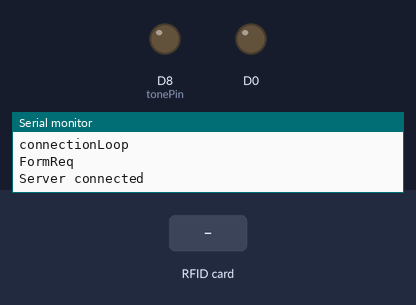
The sketch below on a simulated ESP8266 (NodeMCU). On the bench: output pins drawn as LEDs (lit = HIGH), the last lines printed to the serial monitor. The inputs (shaded band) are chosen by the test bench. WiFi joins after 1.5 s; servers stay silent unless stated; uploads are accepted with an empty reply.

Above: at 3.0 s.
3.1 s: RFID card 5E 7A 19 C4 held to the reader
At 3.65 s:
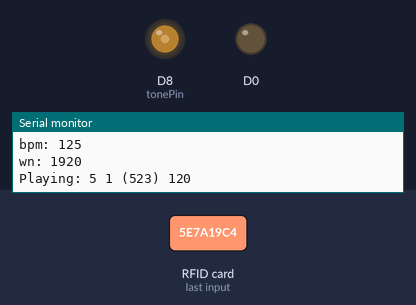
Timing chart, 0 to 6.1 s (numbered marks = the images above; inputs shaded):
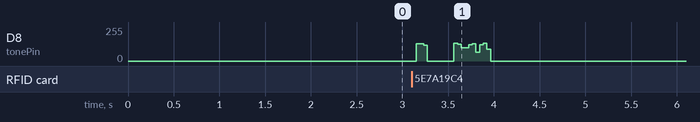

The sketch:

Carson.ino
```cpp
#include <ESP8266WiFi.h>
#include <ESP8266WebServer.h>
#include <ArduinoJson.h>
#include <SPI.h>
#include <MFRC522.h>

#include "ServerMgr.h"
#include "RFIDMgr.h"
#include "LockMgr.h"
#include "SoundMgr.h"
#include "TimerMgr.h"

ServerMgr* m_server;
RFIDMgr* m_rfid;
LockMgr* m_lock;
SoundMgr* m_sound;
TimerMgr* m_timer;

ESP8266WebServer server(80);

char MacAddress[24];

void doMessage()
{
  if(strcmp(server.arg(0).c_str(), "lock") == 0)
    m_lock->changeLockState(LOCK);

  else if(strcmp(server.arg(0).c_str(), "unlock") == 0)
    m_lock->changeLockState(UNLOCK);

  else if(strcmp(server.arg(0).c_str(), "pulse_unlock") == 0)
    m_lock->changeLockState(PULSE_UNLOCK);

  else if(strcmp(server.arg(0).c_str(), "long_pulse_unlock") == 0)
    m_lock->changeLockState(LONG_PULSE_UNLOCK);

  else
  {
    server.send (200, "text/html","false");
    return;
  }

  server.send (200, "text/html","true");
}

void setup()
{
    Serial.begin(115200);
    delay(10);
    Serial.print("\nInitialized");

    m_timer = new TimerMgr();
    m_server = new ServerMgr("192.168.2.250", 6969);
    m_rfid = new RFIDMgr();
    m_sound = new SoundMgr();
    m_lock = new LockMgr(D0,m_timer);

    m_lock->changeLockState(LOCK);

    server.on("/Message", doMessage);
    server.begin();

    InitCtrl();
}

void InitCtrl()
{
  uint8_t mac[6];
  WiFi.macAddress(mac);

  sprintf(MacAddress, "%d.%d.%d.%d.%d.%d", mac[0], mac[1], mac[2], mac[3], mac[4], mac[4]);

  StaticJsonBuffer<200> jsonBuffer;
  JsonObject& root = jsonBuffer.createObject();
  root["Type"] = "Init";
  root["CtrlID"] = MacAddress;

  char myIpString[24];
  IPAddress myIp = WiFi.localIP();
  sprintf(myIpString, "%d.%d.%d.%d", myIp[0], myIp[1], myIp[2], myIp[3]);
  root["IP"] = myIpString;

  m_server->sendRequest(root,initCallback);
}

void initCallback()
{
   JsonObject& responce = m_server->getResponceJson();
   const char* accessLvl = responce["AccessLvl"];


   Serial.println("Server connected");
}

void authCallback()
{
  JsonObject& responce = m_server->getResponceJson();
  const char* access = responce["Access"];
  const char* rtttl = responce["RTTTL"];

  if(strcmp(access, "true") == 0)
  {
    m_lock->changeLockState(PULSE_UNLOCK);

    if(strcmp(rtttl, "NULL") == 0)
      m_sound->playSound(GOOD);
    else
      m_sound->playSound(GOOD, strdup(rtttl));
  }
  else
  {
    m_sound->playSound(BAD);
  }
}

void loop()
{
    //if(WiFi.status() != WL_CONNECTED)
      //m_lock->changeLockState(UNLOCK);

    server.handleClient();
    m_server->receivedResponce();

    m_timer->tickTimers();

    delay(250);
    if(m_rfid->cardFound())
    {
        m_sound->playSound(READ);

        String UserID = m_rfid->getCard();

        StaticJsonBuffer<200> jsonBuffer;
        JsonObject& root = jsonBuffer.createObject();
        root["Type"] = "Auth";
        root["CtrlID"] = MacAddress;
        root["ID"] = UserID.toInt();

        m_server->sendRequest(root, authCallback);
    }
}
```

Button.cpp
```cpp
#include "Button.h"

Button::Button(int btnPin, std::function<void(void)> fn)
{
	m_btnPin = btnPin;
	m_callback = fn;
}

bool Button::CheckPressed()
{
	if(/*pressed*/true)
	{
		m_callback();
		return true;
	}
	return false;
}
```

Button.h
```cpp
#ifndef BUTTON
#define BUTTON

#include <ESP8266WiFi.h>

class Button
{
public:
	Button(int btnPin, std::function<void(void)> fn);
	bool CheckPressed();

private:
	std::function<void(void)> m_callback;
 	int m_btnPin;
};

#endif
```

InputMgr.cpp
```cpp
#include "InputMgr.h"

InputMgr::InputMgr()
{
}

bool InputMgr::CheckAllButtons()
{
	for (int i = 0; i < m_buttons.size(); i++)
	{
		if(m_buttons[i]->CheckPressed())
			return true;
	}
 return false;
}

bool InputMgr::CheckButton(Button *button)
{
	if(button->CheckPressed())
		return true;
  return false;
}

void InputMgr::AddButton(Button *button)
{
	m_buttons.push_back(button);
}
```

InputMgr.h
```cpp
#ifndef INPUT_MGR
#define INPUT_MGR

#include <ESP8266WiFi.h>
#include <vector>
#include "Button.h"

class InputMgr
{
public:
	InputMgr();
 	bool CheckAllButtons();
 	bool CheckButton(Button *button);

 	void AddButton(Button *button);

 	std::vector<Button*> m_buttons;
};

#endif
```

LockMgr.cpp
```cpp
#include "LockMgr.h"

int g_lockPin;
bool activeHigh = false;
LockMgr::LockMgr(int lockPin, TimerMgr* timerMgr)
{
  m_lockPin = lockPin;
  g_lockPin = m_lockPin;
  m_timer = timerMgr;
  pinMode(m_lockPin, OUTPUT);

  if(activeHigh)
    digitalWrite(m_lockPin, LOW);
  else
    digitalWrite(m_lockPin, HIGH);
}

void lock()
{
  if(activeHigh)
    digitalWrite(g_lockPin, HIGH);
  else
    digitalWrite(g_lockPin, LOW);
}

void unlock()
{
    if(activeHigh)
    digitalWrite(g_lockPin, LOW);
  else
    digitalWrite(g_lockPin, HIGH);
}

void LockMgr::changeLockState(LockStates state)
{
  switch(state)
  {
    case LOCK:
      lock();
    break;

    case UNLOCK:
      unlock();
    break;

    case PULSE_UNLOCK:
      unlock();
      m_timer->createTimer(1000,lock);
    break;

    case LONG_PULSE_UNLOCK:
      unlock();
      m_timer->createTimer(10000,lock);
    break;
  }
}
```

LockMgr.h
```cpp
#ifndef LOCK_MGR
#define LOCK_MGR

#include <ESP8266WiFi.h>
#include "TimerMgr.h"

enum LockStates {LOCK = 0, UNLOCK, PULSE_UNLOCK, LONG_PULSE_UNLOCK};

class LockMgr
{
public:
	LockMgr(int lockPin, TimerMgr* timerMgr);
	void changeLockState(LockStates state);

  int m_lockPin;

private:
//void lock();
//void unlock();

TimerMgr* m_timer;

};

#endif
```

RFIDMgr.cpp
```cpp
#include "RFIDMgr.h"

#define RST_PIN  15
#define SS_PIN  2

MFRC522 mfrc522(SS_PIN, D1);

RFIDMgr::RFIDMgr()
{
  SPI.begin();
  mfrc522.PCD_Init();
}

bool RFIDMgr::cardFound()
{
  mfrc522.PCD_Init();
  return mfrc522.PICC_IsNewCardPresent() && mfrc522.PICC_ReadCardSerial();
}

String RFIDMgr::getCard()
{
  String UserID = "";
  UserID += String(mfrc522.uid.uidByte[0], DEC);
  UserID += String(mfrc522.uid.uidByte[1], DEC);
  UserID += String(mfrc522.uid.uidByte[2], DEC);
  UserID += String(mfrc522.uid.uidByte[3], DEC);
  UserID += String(mfrc522.uid.uidByte[4], DEC);

  mfrc522.PICC_HaltA();

  return UserID;
}
```

RFIDMgr.h
```cpp
#ifndef RFID_MGR
#define RFID_MGR

#include <ESP8266WiFi.h>
#include <SPI.h>
#include <MFRC522.h>

class RFIDMgr
{
public:
	RFIDMgr();
	bool cardFound();
	String getCard();

};

#endif
```

ServerMgr.cpp
```cpp
#include "ServerMgr.h"

ServerMgr::ServerMgr(String host, int port)
{
  m_host = host;
  m_httpPort = port;

  m_responce = "";

  WiFi.begin("Infrastructure", "2k3Sd1a52nb12Ds");

    while (WiFi.status() != WL_CONNECTED) {
    delay(500);
    Serial.print(".");
  }

  Serial.println("");
  Serial.println("WiFi connected");
  Serial.println("IP address: ");
  Serial.println(WiFi.localIP());

}

void ServerMgr::sendRequest(JsonObject& json, std::function<void(void)> fn)
{
    m_responce = "";
    Serial.println("SendRequest");
    while (!client.connected())
    {
      Serial.println("connectionLoop");
        if (client.connect(m_host.c_str(), m_httpPort))
        {
          Serial.println("FormReq");
            char buffer[256];
            json.printTo(buffer, sizeof(buffer));

           	String data(buffer);
            String request = "POST /postEndpoint HTTP/1.1";
            request = request + "\r\n";
            request = request + "Content-Type: application/json";
            request = request + "\r\n";
            request = request + "Content-Length: " + data.length();
            request = request + "\r\n";
            request = request + "\r\n";
            request = request + data;
            request = request + "\r\n";
			      //Serial.println(request);
			      client.print(request);

            m_callback = fn;
        }
        else
        {
          Serial.println("Failed to Connect to server");
        }
    }
}

bool ServerMgr::receivedResponce()
{
   String responce = waitForResponce();

   if(responce != "")
   {
      m_responce = responce;
      m_callback();
      return true;
   }
   return false;
}

String ServerMgr::getResponceString()
{
  return m_responce;
}

JsonObject& ServerMgr::getResponceJson()
{
  int str_len = m_responce.length() + 1;
  char char_array[str_len];
  m_responce.toCharArray(char_array, str_len);

  StaticJsonBuffer<200> jsonBuffer;
  return jsonBuffer.parseObject(char_array);
}

String ServerMgr::waitForResponce()
{
   String serverResponceString = "";
   int count = 0;
   while(client.available() && client.connected())
   {
       char c = client.read();
       //Serial.println(c);
       serverResponceString += c;

       if(c == '\r')
        serverResponceString = "";

       if (c == '}')
       {
          client.stop();
          break;
        }


   }

  return serverResponceString;
}
```

ServerMgr.h
```cpp
#ifndef SERVER_MGR
#define SERVER_MGR

#include <ESP8266WiFi.h>
#include <ArduinoJson.h>

class ServerMgr
{
public:
	ServerMgr(String host, int port);
	void sendRequest(JsonObject& json, std::function<void(void)> fn);
	bool receivedResponce();

  JsonObject& getResponceJson();
  String getResponceString();

  WiFiClient client;
  String m_host;
  int m_httpPort;

private:
   String waitForResponce();

   std::function<void(void)> m_callback;
   String m_responce;
};

#endif
```

SoundMgr.cpp
```cpp
#include "SoundMgr.h"

const int tonePin = D8;

#define OCTAVE_OFFSET 0

// These values can also be found as constants in the Tone library (Tone.h)
int notes[] = { 0,
262, 277, 294, 311, 330, 349, 370, 392, 415, 440, 466, 494,
523, 554, 587, 622, 659, 698, 740, 784, 831, 880, 932, 988,
1047, 1109, 1175, 1245, 1319, 1397, 1480, 1568, 1661, 1760, 1865, 1976,
2093, 2217, 2349, 2489, 2637, 2794, 2960, 3136, 3322, 3520, 3729, 3951
};


#define isdigit(n) (n >= '0' && n <= '9')

SoundMgr::SoundMgr()
{
  pinMode(tonePin, OUTPUT);
}

void beep (unsigned char speakerPin, int frequencyInHertz, long timeInMilliseconds)
{
    int x;
    long delayAmount = (long)(1000000/frequencyInHertz);
    long loopTime = (long)((timeInMilliseconds*1000)/(delayAmount*2));
    for (x=0;x<loopTime;x++)
    {
        digitalWrite(speakerPin,HIGH);
        delayMicroseconds(delayAmount);
        digitalWrite(speakerPin,LOW);
        delayMicroseconds(delayAmount);
    }

    delay(20);
    //a little delay to make all notes sound separate
}

void SoundMgr::playSound(Sounds sound, char* snd)
{
  char *p;
  switch(sound)
  {
    case READ:
      p = "READ:d=4,o=6,b=125:16f#";
    break;

    case GOOD:
      p = "GOOD:d=4,o=6,b=125:16c#,16f#,a#.";
    break;

    case BAD:
      p = "BAD:d=4,o=5,b=125:16c,16c,16c";
    break;

    default:
    break;
  }

  if(snd != NULL)
    p = snd;


  // Absolutely no error checking in here

  byte default_dur = 4;
  byte default_oct = 6;
  int bpm = 63;
  int num;
  long wholenote;
  long duration;
  byte note;
  byte scale;

  // format: d=N,o=N,b=NNN:
  // find the start (skip name, etc)

  while(*p != ':') p++;    // ignore name
  p++;                     // skip ':'

  // get default duration
  if(*p == 'd')
  {
    p++; p++;              // skip "d="
    num = 0;
    while(isdigit(*p))
    {
      num = (num * 10) + (*p++ - '0');
    }
    if(num > 0) default_dur = num;
    p++;                   // skip comma
  }

  Serial.print("ddur: "); Serial.println(default_dur, 10);

  // get default octave
  if(*p == 'o')
  {
    p++; p++;              // skip "o="
    num = *p++ - '0';
    if(num >= 3 && num <=7) default_oct = num;
    p++;                   // skip comma
  }

  Serial.print("doct: "); Serial.println(default_oct, 10);

  // get BPM
  if(*p == 'b')
  {
    p++; p++;              // skip "b="
    num = 0;
    while(isdigit(*p))
    {
      num = (num * 10) + (*p++ - '0');
    }
    bpm = num;
    p++;                   // skip colon
  }

  Serial.print("bpm: "); Serial.println(bpm, 10);

  // BPM usually expresses the number of quarter notes per minute
  wholenote = (60 * 1000L / bpm) * 4;  // this is the time for whole note (in milliseconds)

  Serial.print("wn: "); Serial.println(wholenote, 10);


  // now begin note loop
  while(*p)
  {
    // first, get note duration, if available
    num = 0;
    while(isdigit(*p))
    {
      num = (num * 10) + (*p++ - '0');
    }

    if(num) duration = wholenote / num;
    else duration = wholenote / default_dur;  // we will need to check if we are a dotted note after

    // now get the note
    note = 0;

    switch(*p)
    {
      case 'c':
        note = 1;
        break;
      case 'd':
        note = 3;
        break;
      case 'e':
        note = 5;
        break;
      case 'f':
        note = 6;
        break;
      case 'g':
        note = 8;
        break;
      case 'a':
        note = 10;
        break;
      case 'b':
        note = 12;
        break;
      case 'p':
      default:
        note = 0;
    }


    p++;

    // now, get optional '#' sharp
    if(*p == '#')
    {
      note++;
      p++;
  }

    // now, get optional '.' dotted note
    if(*p == '.')
    {
      duration += duration/2;
      p++;
    }

    // now, get scale
    if(isdigit(*p))
    {
      scale = *p - '0';
      p++;
    }
    else
    {
      scale = default_oct;
    }

    scale += OCTAVE_OFFSET;

    if(*p == ',')
      p++;       // skip comma for next note (or we may be at the end)

    // now play the note

    if(note)
    {
      Serial.print("Playing: ");
      Serial.print(scale, 10); Serial.print(' ');
      Serial.print(note, 10); Serial.print(" (");
      Serial.print(notes[(scale - 4) * 12 + note], 10);
      Serial.print(") ");
      Serial.println(duration, 10);
      beep(tonePin, notes[(scale - 4) * 12 + note], duration);
    }
    else
    {
      Serial.print("Pausing: ");
      Serial.println(duration, 10);
      delay(duration);
    }
  }
}
```

SoundMgr.h
```cpp
#ifndef SOUND_MGR
#define SOUND_MGR

#include <ESP8266WiFi.h>

enum Sounds {GOOD = 0, BAD, READ};

class SoundMgr
{
public:
	SoundMgr();
	void playSound(Sounds sound, char* snd = NULL);

};

#endif
```

Timer.cpp
```cpp
#include "Timer.h"

Timer::Timer(int milliseconds, std::function<void(void)> fn)
{
  m_interval = milliseconds;
  m_callback = fn;
  m_startMillis = millis();
}

bool Timer::tick(unsigned long currentMillis)
{
  if (currentMillis - m_startMillis >= m_interval)
  {
      m_callback();
      return true;
  }
  return false;
}
```

Timer.h
```cpp
#ifndef TIMER
#define TIMER

#include <ESP8266WiFi.h>

class Timer
{
public:
	Timer(int milliseconds, std::function<void(void)> fn);
  bool tick(unsigned long currentMillis);

private:
  std::function<void(void)> m_callback;
  unsigned long m_startMillis;

  long m_interval;
};

#endif
```

TimerMgr.cpp
```cpp
#include "TimerMgr.h"

TimerMgr::TimerMgr()
{

}

void TimerMgr::createTimer(int milliseconds, std::function<void(void)> fn)
{
  Timer *timer = new Timer(milliseconds, fn);
  m_timers.push_back(timer);
}

void TimerMgr::tickTimers()
{
  for (int i = 0; i < m_timers.size(); i++)
  {
    if(m_timers[i]->tick(millis()))
      {
        delete m_timers[i];
        m_timers.erase(m_timers.begin() + i);
        i--;
      }
  }
}
```

TimerMgr.h
```cpp
#ifndef TIMER_Mgr
#define TIMER_Mgr

#include <ESP8266WiFi.h>
#include <vector>
#include "Timer.h"

class TimerMgr
{
public:
	TimerMgr();

  void createTimer(int milliseconds, std::function<void(void)> fn);
  void tickTimers();

private:
  std::vector<Timer*> m_timers;

};

#endif
```
